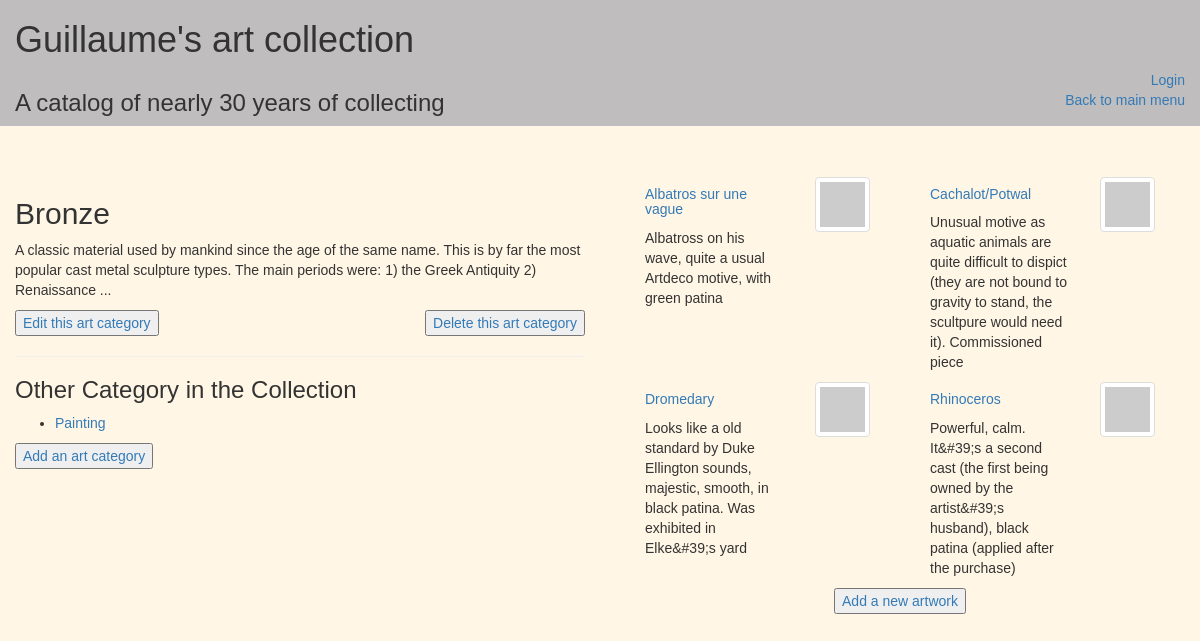
The app's page /art/1/ with its own data.
### database_setup.py (models this page shows, shortened)
class Art(Base):
    __tablename__ = 'art'
    id = Column(Integer, primary_key=True)
    type = Column(String(80))
    description = Column(Text)
    user_id = Column(Integer, ForeignKey('user.id'), nullable=False)
    user = relationship(User)

class Artwork(Base):
    __tablename__ = 'artwork'
    name = Column(String(120), nullable = False)
    id = Column(Integer, primary_key = True)
    description = Column(Text)
    purchase_year = Column(String(4))
    size = Column(String(20))
    weight = Column(String(20))
    purchase_prize = Column(String(80))
    user_id = Column(Integer, ForeignKey('user.id'), nullable=False)
    user = relationship(User)
    art_id = Column(Integer, ForeignKey('art.id'), nullable=False)
    art = relationship(Art)
    artist_id = Column(Integer, ForeignKey('artist.id'), nullable=False)
    artist = relationship(Artist)

### __init__.py (the view)
@app.route('/art/<int:art_id>/')
def showArts(art_id):
    arts = session.query(Art).all()
    artworks = session.query(Artwork).filter_by(art_id=art_id).all()
    return render_template('arts.html',
                           arts=arts,
                           id=art_id,
                           artworks=artworks,
                           login_session = login_session)

### templates/arts.html (shortened to what this page needs)
{% extends "generic_header.html" %}
{% block content %}
<div class="container-fluid">
	<div class="row">
		<div class = "col-xs-12 flash">
		</div>
	</div>
	<div class = "row">
		<div class = "col-xs-12 col-md-6">
			{% for art in arts %}
				{% if art.id == id %}
					<h2>{{art.type}}</h2>
					<p>{{art.description}}</p>
				<div class="row">
					<span class="col-xs-6"><button type="button"><a href="{{url_for('editArt', art_id = art.id)}}">Edit this art category</a></button></span>
					<span class="col-xs-6 text-right"><button type="button"><a href="{{url_for('deleteArt', art_id = art.id)}}">Delete this art category</a></button></span>
				</div>
				<hr>
				{% endif %}
			{% endfor %}
			<h3>Other Category in the Collection </h3>
			<ul>
				{% for art in arts %}
					{% if art.id != id %}
						<li>
							<a href="{{url_for('showArts', art_id = art.id)}}">{{art.type}}</a>
						</li>
					{% endif %}
				{% endfor %}
			</ul>
			<button type="button"><a href="{{url_for('addArt')}}">Add an art category</a></button>
		</div>
		<div class = "col-xs-12 col-md-6">
			{% for artwork in artworks %}
				<div class = "col-xs-12 col-md-6">
					<div class = "col-xs-8">
						<h5><a href="{{url_for('showArtworks', artwork_id = artwork.id)}}">{{ artwork.name }}</a></h5>
						<p>{{artwork.description}}<p>
					</div>
					<div class = "col-xs-4">
						<img class = 'img-responsive img-thumbnail' src="http://placehold.it/80x80">
					</div>
				</div>
			{% endfor %}
			<div class = "col-xs-12 text-center">
				<button type="button"><a href="{{url_for('addArtwork')}}">Add a new artwork</a></button>
			</div>
		</div>
	</div>
</div>
{% endblock %}

### static/css/style.css (style rules this page uses)
body { font-family: Helvetica, sans-serif; background-color: #fff6e5; }
.flash { margin: 25px 0; font-size: 16px; }

### records on screen
Art: type "Bronze", description "A classic material used by mankind since the age of the same name. This is by far the most popular cast metal sculpture types. The main periods were: 1) the Greek Antiquity 2) Renaissance ..."
Art: type "Painting"
Artwork: name "Albatros sur une vague", description "Albatross on his wave, quite a usual Artdeco motive, with green patina"
Artwork: name "Cachalot/Potwal", description "Unusual motive as aquatic animals are quite difficult to dispict (they are not bound to gravity to stand, the scultpure would need it). Commissioned piece"
Artwork: name "Dromedary", description "Looks like a old standard by Duke Ellington sounds, majestic, smooth, in black patina. Was exhibited in Elke&#39;s yard"
Artwork: name "Rhinoceros", description "Powerful, calm. It&#39;s a second cast (the first being owned by the artist&#39;s husband), black patina (applied after the purchase)"
